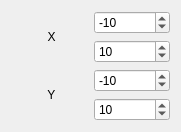
     <widget class="QWidget" name="gridLayoutWidget_2">
      <property name="geometry">
       <rect>
        <x>290</x>
        <y>350</y>
        <width>181</width>
        <height>131</height>
       </rect>
      </property>
      <layout class="QGridLayout" name="gridLayout">
       <item row="4" column="1">
        <widget class="QSpinBox" name="spinBoxYEnd">
         <property name="minimum">
          <number>-1000000</number>
         </property>
         <property name="maximum">
          <number>1000000</number>
         </property>
         <property name="value">
          <number>10</number>
         </property>
        </widget>
       </item>
       <item row="3" column="1">
        <widget class="QSpinBox" name="spinBoxYBegin">
         <property name="minimum">
          <number>-1000000</number>
         </property>
         <property name="maximum">
          <number>1000000</number>
         </property>
         <property name="value">
          <number>-10</number>
         </property>
        </widget>
       </item>
       <item row="1" column="1">
        <widget class="QSpinBox" name="spinBoxXEnd">
         <property name="minimum">
          <number>-1000000</number>
         </property>
         <property name="maximum">
          <number>1000000</number>
         </property>
         <property name="value">
          <number>10</number>
         </property>
        </widget>
       </item>
       <item row="0" column="1">
        <widget class="QSpinBox" name="spinBoxXBegin">
         <property name="minimum">
          <number>-1000000</number>
         </property>
         <property name="maximum">
          <number>1000000</number>
         </property>
         <property name="value">
          <number>-10</number>
         </property>
        </widget>
       </item>
       <item row="0" column="0" rowspan="2">
        <widget class="QLabel" name="text_x">
         <property name="text">
          <string>           X</string>
         </property>
        </widget>
       </item>
       <item row="3" column="0" rowspan="2">
        <widget class="QLabel" name="text_y">
         <property name="text">
          <string>           Y</string>
         </property>
        </widget>
       </item>
      </layout>
     </widget>
